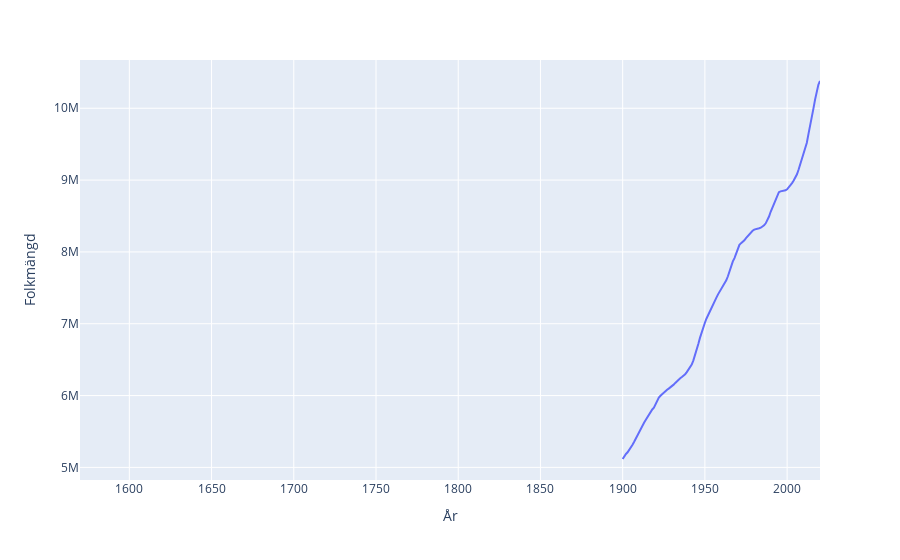

The notebook cell saved with this chart:
### Code cell
fig = px.line(swe_population, x="År", y="Folkmängd")
fig.show()
